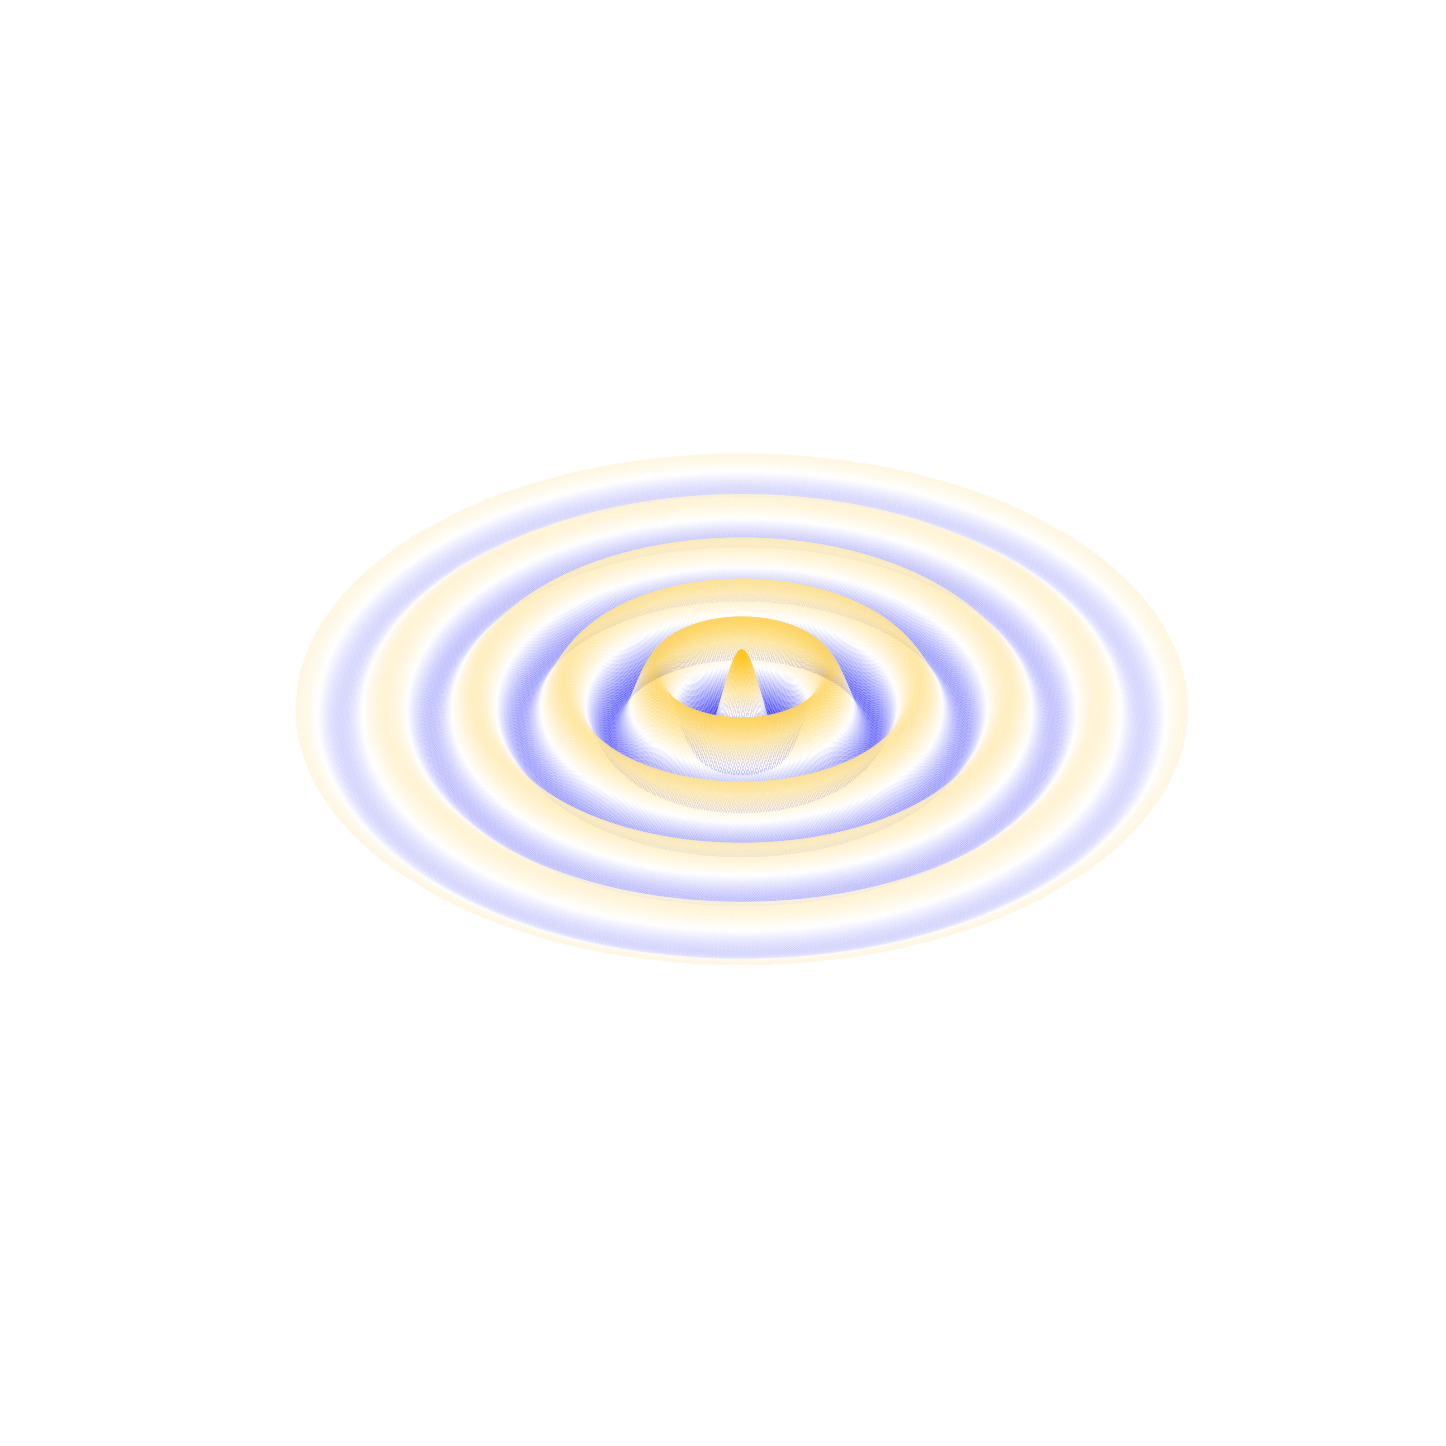

Write the Python code that produced this figure.
import numpy as np
import matplotlib.pyplot as plt
from matplotlib.colors import LinearSegmentedColormap
from mpl_toolkits.mplot3d import Axes3D

if __name__ == '__main__':
    # Colormap azul-blanco-amarillo
    colors = [(0, '#0000ff'), (0.5, 'white'), (1, '#ffc621')]
    custom_cmap = LinearSegmentedColormap.from_list('custom', colors)

    # Dominio espacial
    r_max = 10
    x = np.linspace(-r_max, r_max, 500)
    y = np.linspace(-r_max, r_max, 500)
    X, Y = np.meshgrid(x, y)
    R = np.sqrt(X**2 + Y**2)

    # Parámetros de la onda radial
    k = 2 * np.pi / 2  # longitud de onda = 2
    w = 2 * np.pi / 1  # frecuencia = 1
    t = 0  # instante fijo

    # Campo de onda radial con decaimiento suave
    U = np.cos(k * R - w * t) * np.exp(-0.2 * R)

    # Ocultar todo lo que esté fuera de la región circular R > r_max
    U[R > r_max] = np.nan

    # Crear figura y eje 3D
    fig = plt.figure(figsize=(10, 6))
    ax = fig.add_subplot(111, projection='3d')

    # Dibujar superficie
    surf = ax.plot_surface(
        X, Y, U,
        cmap=custom_cmap,
        edgecolor='k',
        linewidth=0.0,
        antialiased=True,
        rstride=1, cstride=1,
        alpha=1.0,
        vmin=-0.9, vmax=0.9 # alpha original suave
    )

    # Estética limpia
    ax.set_zlim(-5, 5)
    ax.set_xlim(-r_max, r_max)
    ax.set_ylim(-r_max, r_max)
    ax.set_axis_off()
    ax.grid(False)
    ax.set_facecolor('white')
    fig.patch.set_facecolor('white')
    ax.view_init(elev=35, azim=135)

    # Mostrar
    plt.savefig("2D_wave.png", dpi=300, bbox_inches='tight')